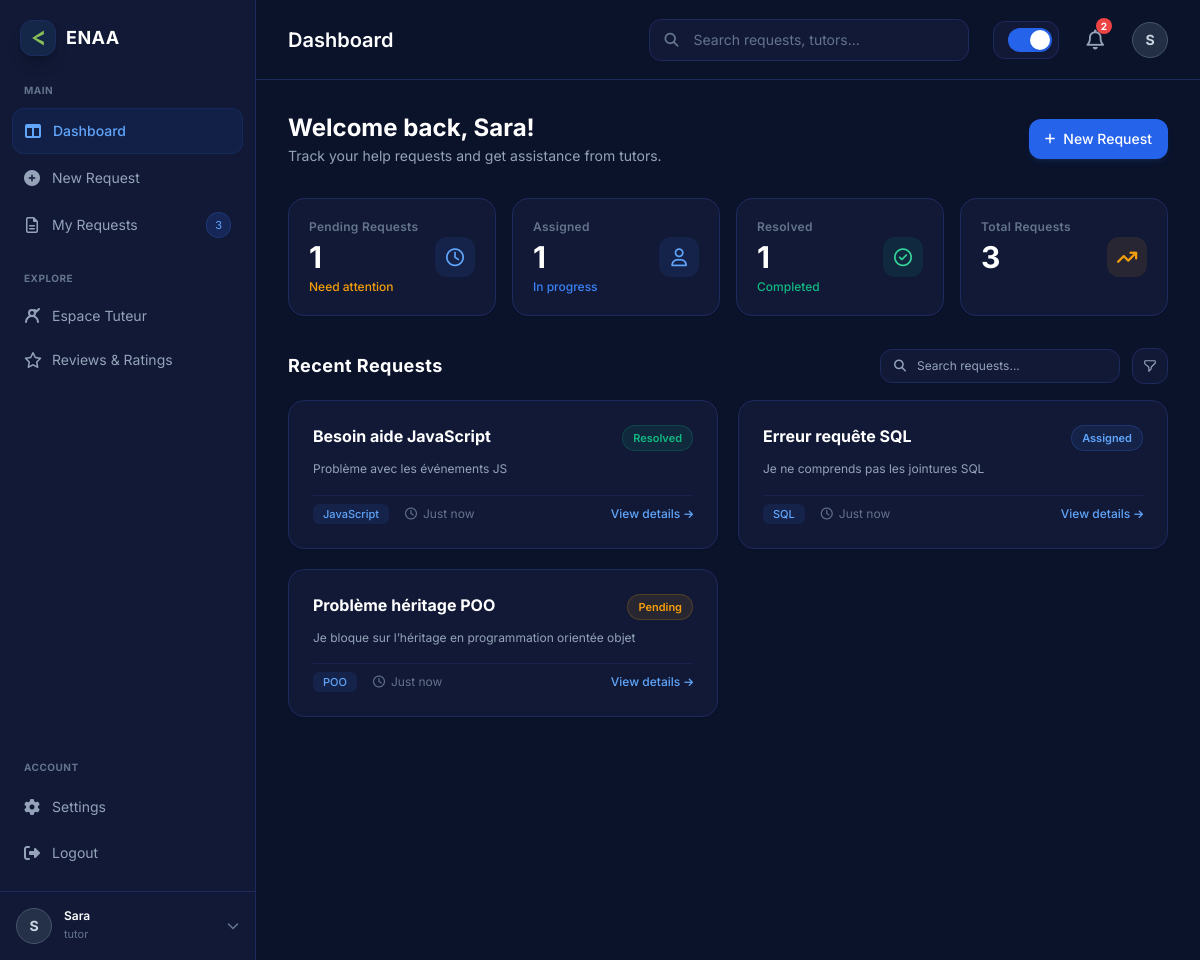
Screenshot of /views/auth/dashboard.php (signed in) with the database file from the repository.
### tables this page shows
CREATE TABLE help_requests (
    id INT AUTO_INCREMENT PRIMARY KEY,

    title VARCHAR(255) NOT NULL,
    description TEXT NOT NULL,

    status ENUM('PENDING', 'ASSIGNED', 'RESOLVED')
    DEFAULT 'PENDING',

    student_id INT NOT NULL,
    tutor_id INT NULL,
    skill_id INT NOT NULL,

    FOREIGN KEY (student_id)
        REFERENCES users(id)
        ON DELETE CASCADE,

    FOREIGN KEY (tutor_id)
        REFERENCES users(id)
        ON DELETE SET NULL,

    FOREIGN KEY (skill_id)
        REFERENCES skills(id)
        ON DELETE CASCADE
);

CREATE TABLE skills (
    id INT AUTO_INCREMENT PRIMARY KEY,
    name VARCHAR(100) UNIQUE NOT NULL
);

### views/auth/dashboard.php (the view, shortened to what the rows shown need)
<?php
$section = isset($_GET['section']) ? $_GET['section'] : 'dashboard';
require_once __DIR__ . '/../../repositories/HelpRequestRepository.php';
$database = new Database();
$dbConnection = $database->connect();
$helpRepo = new HelpRequestRepository($dbConnection);
$requests     = $helpRepo->getAllRequests();
?>
<!DOCTYPE html>
<html lang="en" class="dark">
<head>
    <script src="https://cdn.tailwindcss.com"></script>
    <link rel="stylesheet" href="https://cdnjs.cloudflare.com/ajax/libs/font-awesome/6.4.0/css/all.min.css">
</head>
<body class="bg-slate-50 text-slate-800 dark:bg-[#0b132b] dark:text-slate-200 h-screen w-screen flex text-sm overflow-hidden transition-colors duration-300 relative">
    <main class="flex-1 flex flex-col h-screen min-w-0 overflow-hidden">
        <header class="h-20 border-b border-slate-200 dark:border-[#1e295d] px-8 flex items-center justify-between bg-white dark:bg-[#0b132b] flex-shrink-0 transition-colors duration-300">
            <h1 class="text-xl font-semibold text-slate-900 dark:text-white">
                <?= $section === 'tutor' ? 'Espace Tuteur' : 'Dashboard' ?>
            </h1>
        </header>
        <?php if ($section === 'tutor'): ?>
            <?php include __DIR__ . '/Content_Tutor.php'; ?>
        <?php else: ?>
            <?php include __DIR__ . '/Content_dashboard.php'; ?>
        <?php endif; ?>
    </main>
</body>
</html>

### views/auth/content_Dashboard.php (shortened to what the rows shown need)
<?php
    $name = $_SESSION['user_name'];
require_once __DIR__ . '/../../repositories/HelpRequestRepository.php';
$database = new Database();
$dbConnection = $database->connect();
$helpRepo = new HelpRequestRepository($dbConnection);
$requests     = $helpRepo->getAllRequests();
?>
<section class="flex-1 p-8 space-y-8 overflow-y-auto bg-slate-50 dark:bg-[#0b132b] transition-colors duration-300">
    <div class="flex flex-col sm:flex-row sm:items-center sm:justify-between gap-4">
        <div>
            <h2 class="text-2xl font-bold text-slate-900 dark:text-white">Welcome back, <span><?= htmlspecialchars($name) . '!' ?></span></h2>
        </div>
    </div>
    <div class="space-y-4">
        <div class="grid grid-cols-1 lg:grid-cols-2 gap-5">
            <?php if (empty($requests)): ?>
                <p class="text-slate-500 dark:text-slate-400 text-sm col-span-2 text-center py-4">No help requests found.</p>
            <?php else: ?>
                <?php foreach ($requests as $request): ?>
                    <div class="bg-white dark:bg-[#111936] border border-slate-200 dark:border-[#1e295d] rounded-2xl p-6 space-y-4 shadow-sm relative hover:border-slate-300 dark:hover:border-slate-700 transition flex flex-col justify-between">
                        <div class="space-y-2">
                            <div class="flex items-start justify-between">
                                <h4 class="text-base font-bold text-slate-900 dark:text-white leading-snug">
                                    <?= htmlspecialchars($request['title']); ?>
                                </h4>
                                <?php
                                    $status = strtoupper($request['status']);
                                    $statusClass = "bg-amber-500/10 text-amber-600 dark:text-amber-500 border-amber-500/20";
                                    if ($status === 'ASSIGNED') {
                                        $statusClass = "bg-blue-500/10 text-blue-600 dark:text-blue-400 border-blue-500/20";
                                    } elseif ($status === 'RESOLVED') {
                                        $statusClass = "bg-emerald-500/10 text-emerald-600 dark:text-emerald-500 border-emerald-500/20";
                                    }
                                ?>
                                <span class="<?= $statusClass; ?> text-[11px] font-semibold px-2.5 py-0.5 rounded-full border">
                                    <?= ucfirst(strtolower($status)); ?>
                                </span>
                            </div>
                            <p class="text-slate-500 dark:text-slate-400 text-xs leading-relaxed">
                                <?= htmlspecialchars($request['description']); ?>
                            </p>
                        </div>
                        <div class="pt-2 border-t border-slate-100 dark:border-[#1e295d]/60 flex items-center justify-between text-slate-400 dark:text-slate-500 text-xs">
                            <div class="flex items-center space-x-4">
                                <span class="bg-blue-500/10 text-blue-600 dark:text-blue-400 text-[11px] px-2.5 py-0.5 rounded-md font-medium">
                                    <?= htmlspecialchars($request['skill_name'] ?? 'Unknown'); ?>
                                </span>
                                <span class="flex items-center"><i class="fa-regular fa-clock mr-1.5"></i>Just now</span>
                            </div>
                            <button onclick="openDetailsModal()" class="text-blue-600 dark:text-blue-400 font-medium hover:underline inline-flex items-center space-x-1 bg-transparent border-0 cursor-pointer">
                            <span>View details</span>
                                <i class="fa-solid fa-arrow-right text-[10px]"></i>
                            </button>
                        </div>
                    </div>
                <?php endforeach; ?>
            <?php endif; ?>
        </div>
    </div>
</section>

### rows the page displays
help_requests: title "Besoin aide JavaScript", status "Resolved", description "Problème avec les événements JS", skill.name "JavaScript"
help_requests: title "Erreur requête SQL", status "Assigned", description "Je ne comprends pas les jointures SQL", skill.name "SQL"
help_requests: title "Problème héritage POO", status "Pending", description "Je bloque sur l’héritage en programmation orientée objet", skill.name "POO"

### other values shown
$initials "S"
$name "Sara"
$role "tutor"
$stats['pending'] "1"
$stats['assigned'] "1"
$stats['resolved'] "1"
$stats['total'] "3"
